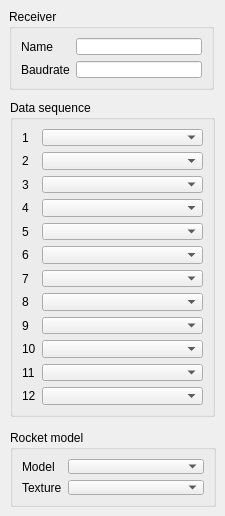
      <widget class="QWidget" name="tab_3">
       <attribute name="title">
        <string>Setup</string>
       </attribute>
       <widget class="QGroupBox" name="groupBox_7">
        <property name="geometry">
         <rect>
          <x>9</x>
          <y>9</y>
          <width>205</width>
          <height>81</height>
         </rect>
        </property>
        <property name="title">
         <string>Receiver</string>
        </property>
        <layout class="QGridLayout" name="gridLayout_18">
         <item row="0" column="0">
          <layout class="QFormLayout" name="formLayout">
           <item row="0" column="0">
            <widget class="QLabel" name="label_70">
             <property name="text">
              <string>Name</string>
             </property>
            </widget>
           </item>
           <item row="0" column="1">
            <widget class="QLineEdit" name="receivername"/>
           </item>
           <item row="1" column="0">
            <widget class="QLabel" name="label_72">
             <property name="text">
              <string>Baudrate</string>
             </property>
            </widget>
           </item>
           <item row="1" column="1">
            <widget class="QLineEdit" name="receiverbaudrate"/>
           </item>
          </layout>
         </item>
        </layout>
       </widget>
       <widget class="QGroupBox" name="groupBox_10">
        <property name="geometry">
         <rect>
          <x>10</x>
          <y>100</y>
          <width>205</width>
          <height>317</height>
         </rect>
        </property>
        <property name="title">
         <string>Data sequence</string>
        </property>
        <layout class="QGridLayout" name="gridLayout_19">
         <item row="0" column="0">
          <layout class="QFormLayout" name="formLayout_2">
           <item row="0" column="0">
            <widget class="QLabel" name="label_55">
             <property name="text">
              <string>1</string>
             </property>
            </widget>
           </item>
           <item row="1" column="0">
            <widget class="QLabel" name="label_81">
             <property name="text">
              <string>2</string>
             </property>
            </widget>
           </item>
           <item row="2" column="0">
            <widget class="QLabel" name="label_82">
             <property name="text">
              <string>3</string>
             </property>
            </widget>
           </item>
           <item row="3" column="0">
            <widget class="QLabel" name="label_83">
             <property name="text">
              <string>4</string>
             </property>
            </widget>
           </item>
           <item row="4" column="0">
            <widget class="QLabel" name="label_84">
             <property name="text">
              <string>5</string>
             </property>
            </widget>
           </item>
           <item row="5" column="0">
            <widget class="QLabel" name="label_85">
             <property name="text">
              <string>6</string>
             </property>
            </widget>
           </item>
           <item row="6" column="0">
            <widget class="QLabel" name="label_86">
             <property name="text">
              <string>7</string>
             </property>
            </widget>
           </item>
           <item row="7" column="0">
            <widget class="QLabel" name="label_87">
             <property name="text">
              <string>8</string>
             </property>
            </widget>
           </item>
           <item row="8" column="0">
            <widget class="QLabel" name="label_88">
             <property name="text">
              <string>9</string>
             </property>
            </widget>
           </item>
           <item row="9" column="0">
            <widget class="QLabel" name="label_89">
             <property name="text">
              <string>10</string>
             </property>
            </widget>
           </item>
           <item row="10" column="0">
            <widget class="QLabel" name="label_90">
             <property name="text">
              <string>11</string>
             </property>
            </widget>
           </item>
           <item row="11" column="0">
            <widget class="QLabel" name="label_91">
             <property name="text">
              <string>12</string>
             </property>
            </widget>
           </item>
           <item row="0" column="1">
            <widget class="QComboBox" name="data1"/>
           </item>
           <item row="1" column="1">
            <widget class="QComboBox" name="data2"/>
           </item>
           <item row="2" column="1">
            <widget class="QComboBox" name="data3"/>
           </item>
           <item row="3" column="1">
            <widget class="QComboBox" name="data4"/>
           </item>
           <item row="4" column="1">
            <widget class="QComboBox" name="data5"/>
           </item>
           <item row="5" column="1">
            <widget class="QComboBox" name="data6"/>
           </item>
           <item row="6" column="1">
            <widget class="QComboBox" name="data7"/>
           </item>
           <item row="7" column="1">
            <widget class="QComboBox" name="data8"/>
           </item>
           <item row="8" column="1">
            <widget class="QComboBox" name="data9"/>
           </item>
           <item row="9" column="1">
            <widget class="QComboBox" name="data10"/>
           </item>
           <item row="10" column="1">
            <widget class="QComboBox" name="data11"/>
           </item>
           <item row="11" column="1">
            <widget class="QComboBox" name="data12"/>
           </item>
          </layout>
         </item>
        </layout>
       </widget>
       <widget class="QGroupBox" name="groupBox_6">
        <property name="geometry">
         <rect>
          <x>10</x>
          <y>430</y>
          <width>206</width>
          <height>77</height>
         </rect>
        </property>
        <property name="title">
         <string>Rocket model</string>
        </property>
        <layout class="QGridLayout" name="gridLayout_20">
         <item row="0" column="0">
          <layout class="QFormLayout" name="formLayout_3">
           <item row="0" column="0">
            <widget class="QLabel" name="label_94">
             <property name="text">
              <string>Model</string>
             </property>
            </widget>
           </item>
           <item row="0" column="1">
            <widget class="QComboBox" name="rocketmodel"/>
           </item>
           <item row="1" column="0">
            <widget class="QLabel" name="label_95">
             <property name="text">
              <string>Texture</string>
             </property>
            </widget>
           </item>
           <item row="1" column="1">
            <widget class="QComboBox" name="rockettexture"/>
           </item>
          </layout>
         </item>
        </layout>
       </widget>
      </widget>
